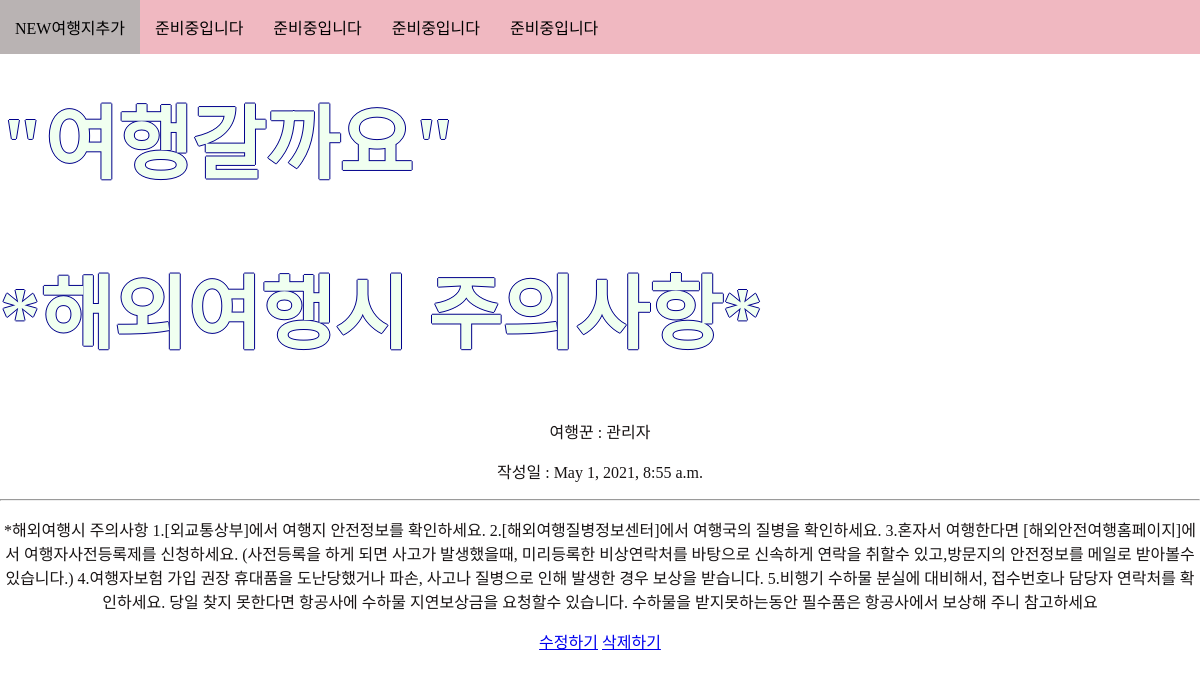
The page /1 on the database its author committed.
### travelapp/models.py (models this page shows, shortened)
class Travelapp(models.Model):
    head = models.CharField(max_length=300)
    traveler = models.CharField(max_length=150)
    load_date = models.DateTimeField()
    content = models.TextField()

### travelapp/views.py (the view)
# urls.py: path('<str:id>',click,name='click'),
def click(request, id):
    travelapp = get_object_or_404(Travelapp, pk=id)
    return render(request,'click.html',{'travelapp':travelapp})

### travelapp/templates/click.html
{%extends 'basement.html'%}
{% block content %}
<h1>{{travelapp.head}}</h1>
<div>
<p>여행꾼 : {{travelapp.traveler}}</p>
<p>작성일 : {{travelapp.load_date}}</p>
</div>
<hr>
<p>{{travelapp.content}}</p>
<a href="{% url 'fix' travelapp.id %}">수정하기</a>
<a href="{% url 'erase' travelapp.id %}">삭제하기</a>
{% endblock %}

### firstproject/templates/basement.html (shortened to what this page needs)
<!DOCTYPE html>
<html lang="en">
<head>
</head>
<body>
    <header><h1>"여행갈까요"</h1></header>
    <nav>
        <ul class="nav-container">
            <li class="nav-item"><a href="{%url 'update'%}">NEW여행지추가</a></li>
            <li class="nav-item"><a href="">준비중입니다</a></li>
            <li class="nav-item"><a href="">준비중입니다</a></li>
            <li class="nav-item"><a href="">준비중입니다</a></li>
            <li class="nav-item"><a href="">준비중입니다</a></li>
        </ul>
    </nav>
    <div class="container">
        {% block content %}
        {% endblock %}
    </div>
</body>
</html>

### firstproject/templates/basement.html (style rules this page uses)
body { text-align: center; margin : 0; }
.nav-container { display: flex; flex-direction: row; width: 100%; margin: 0; padding : 0; background-color: rgb(240, 184, 193); list-style-type: none; }
.nav-item { padding: 15px; cursor: pointer; }
.nav-item a { text-align: center; text-decoration: none; color:black; }
.nav-item:nth-child(1) { background-color:rgb(156, 200, 221); }
.nav-container { position: fixed; top: 0; }
header { margin-top: 80px; }
h1 { text-align: left; font-size: 80px; word-spacing : 40 px; font-family: "fantasy"; color:honeydew; text-shadow: -1px 0 darkblue, 0 1px darkblue, 1px 0 darkblue, 0 -1px darkblue; }
html { background: url("https://i.imgur.com/ZZ2bAYy.jpg") no-repeat center fixed; -webkit-background-size: cover; -moz-background-size: cover; -o-background-size: cover; background-size: cover; }
div { color:rgb(24, 20, 20); background-color: #ffffff; background-color: rgba(255,255,255,0.5); }

### rows shown on the page
Travelapp: head "*해외여행시 주의사항*", traveler "관리자", load_date "May 1, 2021, 8:55 a.m.", content "*해외여행시 주의사항 1.[외교통상부]에서 여행지 안전정보를 확인하세요. 2.[해외여행질병정보센터]에서 여행국의 질병을 확인하세요. 3.혼자서 여행한다면 [해외안전여행홈페이지]에서 여행자사전등록제를 신청하세요. (사전등록을 하게 되면 사고가 발생했을때, 미리등록한 비상연락처를 바탕으로 신속하게 연락을 취할수 있고,방문지의 안전정보를 메일로 받아볼수 있습니다.) 4.여행자보험 가입 권장 휴대품을 도난당했거나 파손, 사고나 질병으로 인해 발생한 경우 보상을 받습니다. 5.비행기 수하물 분실에 대비해서, 접수번호나 담당자 연락처를 확인하세요. 당일 찾지 못한다면 항공사에 수하물 지연보상금을 요청할수 있습니다. 수하물을 받지못하는동안 필수품은 항공사에서 보상해 주니 참고하세요"
